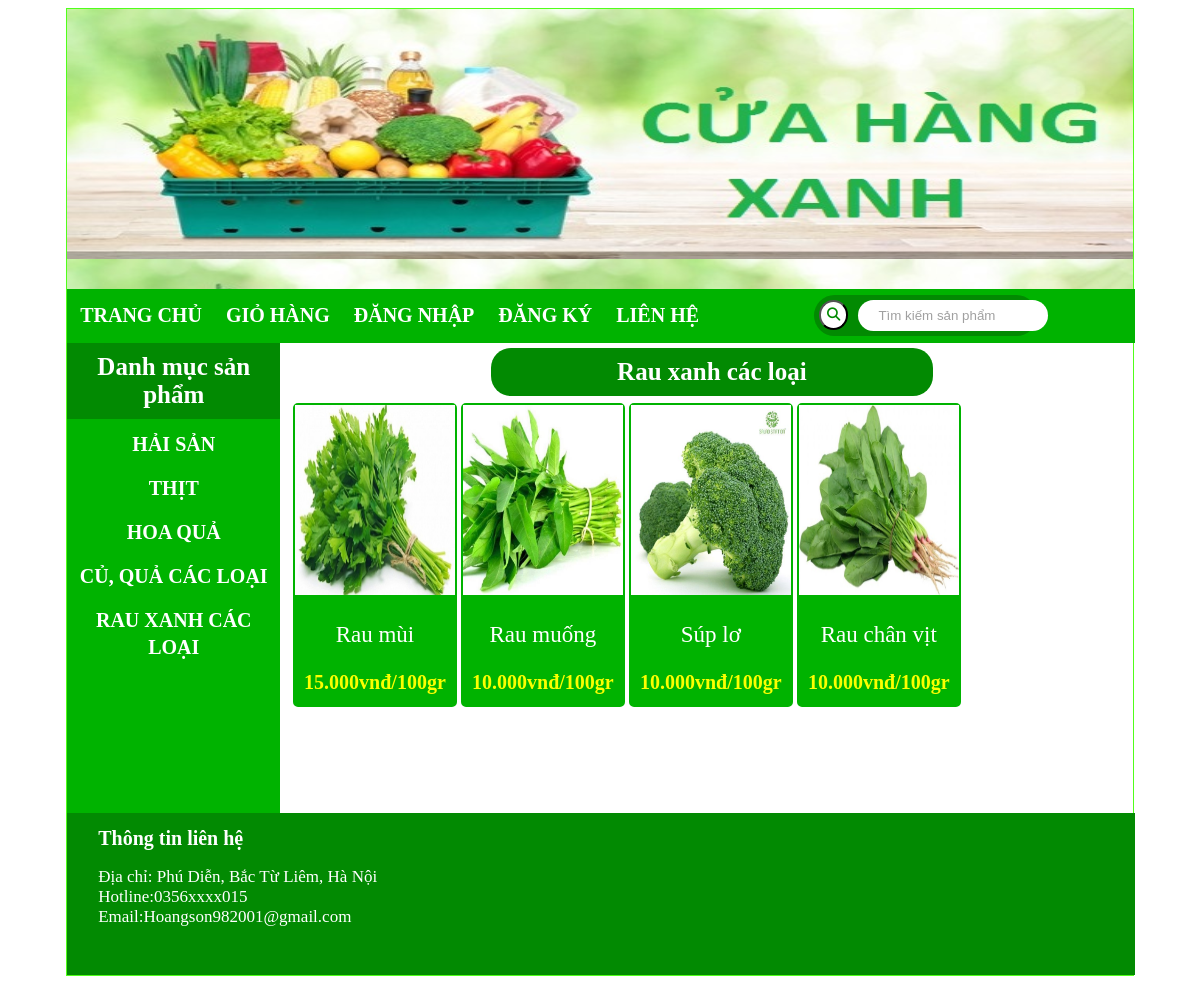
The app's page /index.php?quanly=danhmucsanpham&id=6 with its own data.
### tables this page shows
CREATE TABLE `tbl_danhmuc` (
  `id_danhmuc` int NOT NULL,
  `tendanhmuc` varchar(100) NOT NULL,
  `madanhmuc` varchar(100) NOT NULL
);

CREATE TABLE `tbl_sanpham` (
  `id_sanpham` int NOT NULL,
  `tensanpham` varchar(250) NOT NULL,
  `masp` varchar(100) NOT NULL,
  `giasp` varchar(50) NOT NULL,
  `hinhanh` varchar(50) NOT NULL,
  `xuatxu` text NOT NULL,
  `tinhtrang` varchar(50) NOT NULL,
  `id_danhmuc` int NOT NULL
);

### pages/main/danhmuc.php (the view)
<?php
	$sql_pro = "SELECT * FROM tbl_sanpham WHERE tbl_sanpham.id_danhmuc='$_GET[id]' ORDER BY id_sanpham DESC";
	$query_pro = mysqli_query($mysqli,$sql_pro);
	$sql_cate = "SELECT * FROM tbl_danhmuc WHERE tbl_danhmuc.id_danhmuc='$_GET[id]' LIMIT 1";
	$query_cate = mysqli_query($mysqli,$sql_cate);
	$row_title = mysqli_fetch_array($query_cate);
?>
<h3>	 <?php echo $row_title['tendanhmuc'] ?></h3>
				<ul class="product_list">
					<?php
					while($row_pro = mysqli_fetch_array($query_pro)){
					?>
					<li>
						<a href="index.php?quanly=sanpham&id=<?php echo $row_pro['id_sanpham'] ?>">
							<img src="admincp/modules/quanlysp/uploads/<?php echo $row_pro['hinhanh'] ?>">
							<p class="title_product"> <?php echo $row_pro['tensanpham'] ?></p>
							<p class="price_product"> <?php echo number_format($row_pro['giasp'],0,',','.').'vnđ/100gr' ?></p>
						</a>
					</li>
					<?php
					}
					?>
				</ul>

### index.php (shortened to what this page needs)
<!DOCTYPE html>
<html lang="en">
<head>
	<link rel="stylesheet" type="text/css" href="https://cdnjs.cloudflare.com/ajax/libs/font-awesome/4.7.0/css/font-awesome.css">
	<link rel="stylesheet" type="text/css" href="css/style.css">
</head>
<body>
	<div class="wrapper">
		<?php
			include("pages/header.php");
			include("pages/menu.php");
			include("pages/main.php");
			include("pages/footer.php");
		?>
	</div>
</body>
</html>

### pages/header.php
<div class="header"></div>

### pages/menu.php (shortened to what this page needs)
<!DOCTYPE html>
<head>
<link rel="stylesheet" type="text/css" href="css/style.css">
</head>
<div class="menu">
			<ul class="list_menu">
				<li><a href="index.php">TRANG CHỦ</a></li>
				<li><a href="index.php?quanly=giohang">GIỎ HÀNG</a></li>
				<?php
				if(isset($_SESSION['dangky'])){
				?>
				<li><a href="index.php?quanly=xemdonhang&khachhang=<?php echo $_SESSION['id_khachhang'] ?>">XEM ĐƠN HÀNG</a></li>
				<li><a href="index.php?quanly=taikhoan&iddangky=<?php echo $_SESSION['id_khachhang'] ?>">TÀI KHOẢN</a></li>
				<li><a href="index.php?dangxuat=1">ĐĂNG XUẤT</a></li>
				<?php
				}else{
				?>
				<li><a href="index.php?quanly=dangnhap">ĐĂNG NHẬP</a></li>
				<li><a href="index.php?quanly=dangky">ĐĂNG KÝ</a></li>
				<?php
				}
				?>
				<li><a href="index.php?quanly=lienhe">LIÊN HỆ</a></li>
			</ul>
			<form action="index.php?quanly=timkiem" method="POST">
			<div class="search_box">
					<button class="search_btn" type="submit" name="timkiem" ><i class="fas fa-search" ></i></button>
					<input type="text" class="input_search" placeholder="Tìm kiếm sản phẩm" name="tukhoa">
			</div>
			</form>
		</div>

### pages/main.php
<div id="main">
		<?php
		include("sidebar/sidebar.php");
		?>
		<div class="maincontent">
			<?php
			if(isset($_GET['quanly'])){
				$tam = $_GET['quanly'];
			}else{
				$tam = '';
			}
			if($tam=='danhmucsanpham'){
				include("main/danhmuc.php");
			}elseif($tam=='giohang'){
				include("main/giohang.php");
			}elseif($tam=='lienhe'){
				include("main/lienhe.php");
			}elseif($tam=='sanpham'){
				include("main/sanpham.php");
			}elseif($tam=='dangky'){
				include("main/dangky.php");
			}elseif($tam=='thanhtoan'){
				include("main/thanhtoan.php");
			}elseif($tam=='dangnhap'){
				include("main/dangnhap.php");
			}elseif($tam=='timkiem'){
				include("main/timkiem.php");
			}elseif($tam=='camon'){
				include("main/camon.php");
			}elseif($tam=='thaydoimatkhau'){
				include("main/thaydoimatkhau.php");
			}elseif($tam=='taikhoan'){
				include("main/taikhoan.php");
			}elseif($tam=='suataikhoan'){
				include("main/suataikhoan.php");
			}elseif($tam=='xemdonhang'){
				include("main/xemdonhang.php");
			}elseif($tam=='chitietdonhang'){
				include("main/chitietdonhang.php");
			}else{
				include("main/index.php");
			}
			?>
		</div>
	</div>

### pages/sidebar/sidebar.php
<link rel="stylesheet" type="text/css" href="css/style.css">
<div class="sidebar">
				<h4 style="text-align:center">Danh mục sản phẩm</h4>
				<ul class="list_sidebar">
					<?php
						$sql_danhmuc = "SELECT * FROM tbl_danhmuc ORDER BY id_danhmuc DESC";
						$query_danhmuc = mysqli_query($mysqli,$sql_danhmuc);
						while($row = mysqli_fetch_array($query_danhmuc)){
					?>
					<li style="text-transform: uppercase;"><a href="index.php?quanly=danhmucsanpham&id=<?php echo $row['id_danhmuc'] ?>"><?php echo $row['tendanhmuc'] ?></a></li>
					<?php
					}
					?>
				</ul>
			</div>

### pages/footer.php (shortened to what this page needs)
		<div class="footer">
			<h1  style="color: white; font-size: 20px; margin-bottom:15px; margin-left:30px"> Thông tin liên hệ </h1>
			<p class="footer_lienhe">
				Địa chỉ: Phú Diễn, Bắc Từ Liêm, Hà Nội <br />
				Hotline:0356xxxx015<br />
				Email:Hoangson982001@gmail.com
</p>

### css/style.css (style rules this page uses)
.wrapper { border:1px solid rgb(80, 255, 26); height: auto; width: 90%; margin:0 auto; font-family:'Calibri'; }
.header { background-image: url("../images/banner.jpg"); background-repeat:repeat-y; background-size: 100% 250px; height: 280px; width: 100%; }
.menu { border:1px solid #00b300; height: 52px; width: 100%; background:#00b300; }
ul.list_menu { padding: 0; margin: 0; width: 70%; list-style: none; margin: 0 auto; line-height: 27px; float:left; }
ul.list_menu li a { text-decoration: none; text-align: center; color: white; font-size: 20px; font-weight: bolder; }
ul.list_menu li { float: left; margin: 7px; padding: 5px; }
#main { height: 470px; width: 100%; }
.sidebar { height: 470px; width: 20%; float: left; background-color: #00b300; }
ul.list_sidebar { padding: 0; margin: 0; width: 100%; list-style: none; line-height: 27px; }
ul.list_sidebar li a { text-decoration: none; text-align: left; color: white; font-size:20px; display: block; text-align: center; font-weight: bolder; }
ul.list_sidebar li { margin: 7px; padding: 5px; }
.maincontent { height:auto; width: 79%; float: right; }
ul.product_list { padding: 0; margin: 0; list-style: none; width: 100%; color: white; }
ul.product_list li img { height: 190px; }
ul.product_list li { width: 19%; border: 2px solid #00b300; border-radius: 5px; margin: 2px; float: left; height: 300px; background-color:#00b300; }
ul.product_list li a { text-decoration: none; }
ul.product_list li img { width: 100%; }
p.price_product { text-align: center; color: rgb(251, 255, 0); font-size: 20px; font-weight: bold; }
p.title_product { text-align: center; color: rgb(255, 255, 255); font-size: 23px; }
.footer { border:1px solid #028a02; height: 160px; width: 100%; background: #028a02; }
p.footer_lienhe { color:white; margin-left:30px ; margin-bottom: 5px; font-size: 17px; }
h4 { font-size:25px; background-color: #028a02; color:white; display: block; padding: 10px 0 10px 0; margin: 0 ; }
h3 { text-align: center; background-color: #028a02; color: white; font-size:25px; display: block; border-radius: 20px; padding: 10px 0 10px 0; margin:5px 200px 5px 200px; }
.search_box { background: #028a02; position: relative; padding: 5px; margin-top:5px; border-radius: 50px; display: flex; width: 20%; }
.search_box .search_btn { width: 30px; height: 30px; border-radius: 50%; background: #fff; display: flex; justify-content: center; align-items: center; color: #028a02; margin-right: 10px; cursor: pointer; }
.search_box .input_search { outline: none; border: 0; background: #fff; border-radius: 50px; padding: 15px 20px; width: 150px; height: 1px; color: black; }
::placeholder { color: #afadad; }

### records on screen
tbl_danhmuc: tendanhmuc "HẢI SẢN"
tbl_danhmuc: tendanhmuc "THỊT"
tbl_danhmuc: tendanhmuc "HOA QUẢ"
tbl_danhmuc: tendanhmuc "CỦ, QUẢ CÁC LOẠI"
tbl_danhmuc: tendanhmuc "RAU XANH CÁC LOẠI", tendanhmuc "Rau xanh các loại"
tbl_sanpham: hinhanh (picture), tensanpham "Rau mùi", giasp "15.000"
tbl_sanpham: hinhanh (picture), tensanpham "Rau muống", giasp "10.000"
tbl_sanpham: hinhanh (picture), tensanpham "Súp lơ", giasp "10.000"
tbl_sanpham: hinhanh (picture), tensanpham "Rau chân vịt", giasp "10.000"
